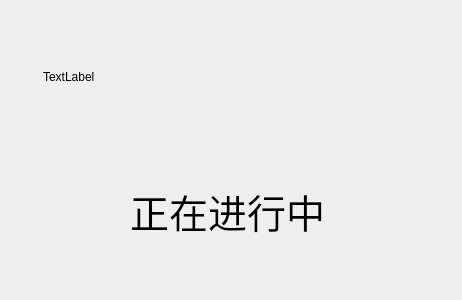
<?xml version="1.0" encoding="UTF-8"?>
<ui version="4.0">
 <class>QWaiting</class>
 <widget class="QWidget" name="QWaiting">
  <property name="geometry">
   <rect>
    <x>0</x>
    <y>0</y>
    <width>462</width>
    <height>300</height>
   </rect>
  </property>
  <property name="windowTitle">
   <string>Form</string>
  </property>
  <widget class="QLabel" name="label">
   <property name="geometry">
    <rect>
     <x>43</x>
     <y>31</y>
     <width>391</width>
     <height>91</height>
    </rect>
   </property>
   <property name="text">
    <string>TextLabel</string>
   </property>
  </widget>
  <widget class="QLabel" name="label_2">
   <property name="geometry">
    <rect>
     <x>130</x>
     <y>180</y>
     <width>201</width>
     <height>61</height>
    </rect>
   </property>
   <property name="font">
    <font>
     <pointsize>29</pointsize>
    </font>
   </property>
   <property name="text">
    <string>正在进行中</string>
   </property>
  </widget>
 </widget>
 <resources/>
 <connections/>
</ui>
